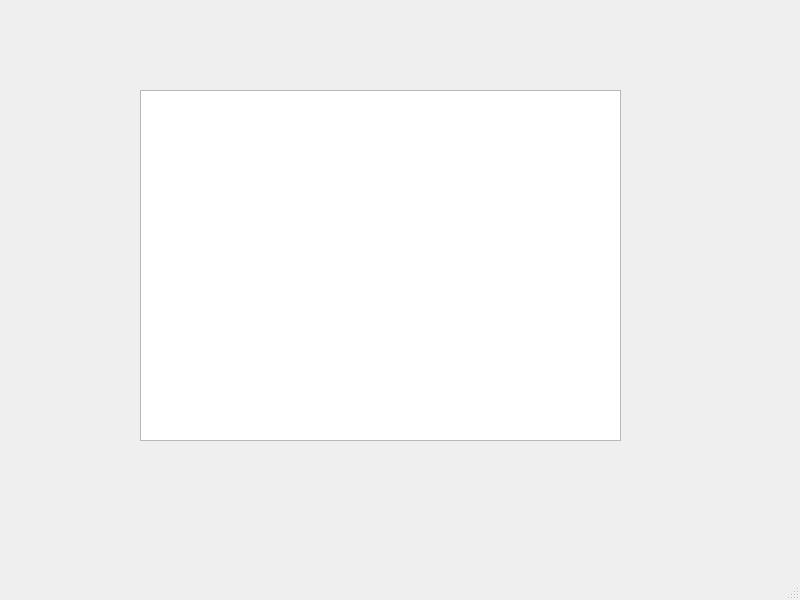
<?xml version="1.0" encoding="UTF-8"?>
<ui version="4.0">
 <class>MainWindow</class>
 <widget class="QMainWindow" name="MainWindow">
  <property name="geometry">
   <rect>
    <x>0</x>
    <y>0</y>
    <width>800</width>
    <height>600</height>
   </rect>
  </property>
  <property name="windowTitle">
   <string>MainWindow</string>
  </property>
  <widget class="QWidget" name="centralwidget">
   <widget class="QTextEdit" name="textEdit">
    <property name="geometry">
     <rect>
      <x>140</x>
      <y>90</y>
      <width>481</width>
      <height>351</height>
     </rect>
    </property>
   </widget>
  </widget>
  <widget class="QMenuBar" name="menubar">
   <property name="geometry">
    <rect>
     <x>0</x>
     <y>0</y>
     <width>800</width>
     <height>25</height>
    </rect>
   </property>
  </widget>
  <widget class="QStatusBar" name="statusbar"/>
 </widget>
 <resources/>
 <connections/>
</ui>
